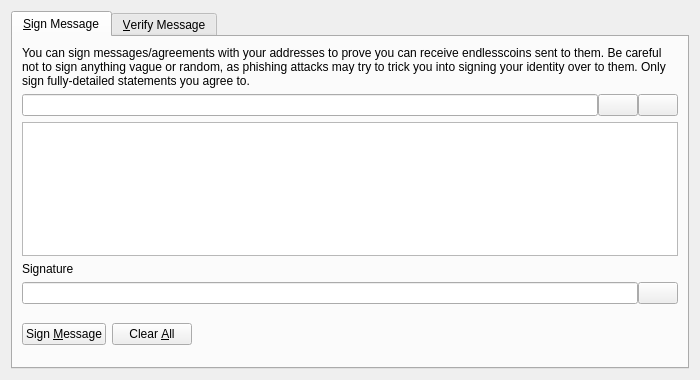
<?xml version="1.0" encoding="UTF-8"?>
<ui version="4.0">
 <class>SignVerifyMessageDialog</class>
 <widget class="QDialog" name="SignVerifyMessageDialog">
  <property name="geometry">
   <rect>
    <x>0</x>
    <y>0</y>
    <width>700</width>
    <height>380</height>
   </rect>
  </property>
  <property name="windowTitle">
   <string>Signatures - Sign / Verify a Message</string>
  </property>
  <property name="modal">
   <bool>true</bool>
  </property>
  <layout class="QVBoxLayout" name="verticalLayout">
   <item>
    <widget class="QTabWidget" name="tabWidget">
     <property name="currentIndex">
      <number>0</number>
     </property>
     <widget class="QWidget" name="tabSignMessage">
      <attribute name="title">
       <string>&amp;Sign Message</string>
      </attribute>
      <layout class="QVBoxLayout" name="verticalLayout_SM">
       <item>
        <widget class="QLabel" name="infoLabel_SM">
         <property name="text">
          <string>You can sign messages/agreements with your addresses to prove you can receive endlesscoins sent to them. Be careful not to sign anything vague or random, as phishing attacks may try to trick you into signing your identity over to them. Only sign fully-detailed statements you agree to.</string>
         </property>
         <property name="textFormat">
          <enum>Qt::PlainText</enum>
         </property>
         <property name="wordWrap">
          <bool>true</bool>
         </property>
        </widget>
       </item>
       <item>
        <layout class="QHBoxLayout" name="horizontalLayout_1_SM">
         <property name="spacing">
          <number>0</number>
         </property>
         <item>
          <widget class="QValidatedLineEdit" name="addressIn_SM">
           <property name="toolTip">
            <string>The EndessCoin address to sign the message with</string>
           </property>
          </widget>
         </item>
         <item>
          <widget class="QPushButton" name="addressBookButton_SM">
           <property name="toolTip">
            <string>Choose previously used address</string>
           </property>
           <property name="text">
            <string/>
           </property>
           <property name="icon">
            <iconset resource="../endlesscoin.qrc">
             <normaloff>:/icons/address-book</normaloff>:/icons/address-book</iconset>
           </property>
           <property name="shortcut">
            <string>Alt+A</string>
           </property>
           <property name="autoDefault">
            <bool>false</bool>
           </property>
          </widget>
         </item>
         <item>
          <widget class="QPushButton" name="pasteButton_SM">
           <property name="toolTip">
            <string>Paste address from clipboard</string>
           </property>
           <property name="text">
            <string/>
           </property>
           <property name="icon">
            <iconset resource="../endlesscoin.qrc">
             <normaloff>:/icons/editpaste</normaloff>:/icons/editpaste</iconset>
           </property>
           <property name="shortcut">
            <string>Alt+P</string>
           </property>
           <property name="autoDefault">
            <bool>false</bool>
           </property>
          </widget>
         </item>
        </layout>
       </item>
       <item>
        <widget class="QPlainTextEdit" name="messageIn_SM">
         <property name="toolTip">
          <string>Enter the message you want to sign here</string>
         </property>
        </widget>
       </item>
       <item>
        <widget class="QLabel" name="signatureLabel_SM">
         <property name="text">
          <string>Signature</string>
         </property>
         <property name="textFormat">
          <enum>Qt::PlainText</enum>
         </property>
        </widget>
       </item>
       <item>
        <layout class="QHBoxLayout" name="horizontalLayout_2_SM">
         <property name="spacing">
          <number>0</number>
         </property>
         <item>
          <widget class="QLineEdit" name="signatureOut_SM">
           <property name="font">
            <font>
             <italic>true</italic>
            </font>
           </property>
           <property name="readOnly">
            <bool>true</bool>
           </property>
          </widget>
         </item>
         <item>
          <widget class="QPushButton" name="copySignatureButton_SM">
           <property name="toolTip">
            <string>Copy the current signature to the system clipboard</string>
           </property>
           <property name="text">
            <string/>
           </property>
           <property name="icon">
            <iconset resource="../endlesscoin.qrc">
             <normaloff>:/icons/editcopy</normaloff>:/icons/editcopy</iconset>
           </property>
           <property name="autoDefault">
            <bool>false</bool>
           </property>
          </widget>
         </item>
        </layout>
       </item>
       <item>
        <layout class="QHBoxLayout" name="horizontalLayout_3_SM">
         <item>
          <widget class="QPushButton" name="signMessageButton_SM">
           <property name="toolTip">
            <string>Sign the message to prove you own this EndessCoin address</string>
           </property>
           <property name="text">
            <string>Sign &amp;Message</string>
           </property>
           <property name="icon">
            <iconset resource="../endlesscoin.qrc">
             <normaloff>:/icons/edit</normaloff>:/icons/edit</iconset>
           </property>
           <property name="autoDefault">
            <bool>false</bool>
           </property>
          </widget>
         </item>
         <item>
          <widget class="QPushButton" name="clearButton_SM">
           <property name="toolTip">
            <string>Reset all sign message fields</string>
           </property>
           <property name="text">
            <string>Clear &amp;All</string>
           </property>
           <property name="icon">
            <iconset resource="../endlesscoin.qrc">
             <normaloff>:/icons/remove</normaloff>:/icons/remove</iconset>
           </property>
           <property name="autoDefault">
            <bool>false</bool>
           </property>
          </widget>
         </item>
         <item>
          <spacer name="horizontalSpacer_1_SM">
           <property name="orientation">
            <enum>Qt::Horizontal</enum>
           </property>
           <property name="sizeHint" stdset="0">
            <size>
             <width>40</width>
             <height>48</height>
            </size>
           </property>
          </spacer>
         </item>
         <item>
          <widget class="QLabel" name="statusLabel_SM">
           <property name="font">
            <font>
             <weight>75</weight>
             <bold>true</bold>
            </font>
           </property>
           <property name="text">
            <string/>
           </property>
           <property name="wordWrap">
            <bool>true</bool>
           </property>
          </widget>
         </item>
         <item>
          <spacer name="horizontalSpacer_2_SM">
           <property name="orientation">
            <enum>Qt::Horizontal</enum>
           </property>
           <property name="sizeHint" stdset="0">
            <size>
             <width>40</width>
             <height>48</height>
            </size>
           </property>
          </spacer>
         </item>
        </layout>
       </item>
      </layout>
     </widget>
     <widget class="QWidget" name="tabVerifyMessage">
      <attribute name="title">
       <string>&amp;Verify Message</string>
      </attribute>
      <layout class="QVBoxLayout" name="verticalLayout_VM">
       <item>
        <widget class="QLabel" name="infoLabel_VM">
         <property name="text">
          <string>Enter the receiver's address, message (ensure you copy line breaks, spaces, tabs, etc. exactly) and signature below to verify the message. Be careful not to read more into the signature than what is in the signed message itself, to avoid being tricked by a man-in-the-middle attack. Note that this only proves the signing party receives with the address, it cannot prove sendership of any transaction!</string>
         </property>
         <property name="textFormat">
          <enum>Qt::PlainText</enum>
         </property>
         <property name="alignment">
          <set>Qt::AlignLeading|Qt::AlignLeft|Qt::AlignTop</set>
         </property>
         <property name="wordWrap">
          <bool>true</bool>
         </property>
        </widget>
       </item>
       <item>
        <layout class="QHBoxLayout" name="horizontalLayout_1_VM">
         <property name="spacing">
          <number>0</number>
         </property>
         <item>
          <widget class="QValidatedLineEdit" name="addressIn_VM">
           <property name="toolTip">
            <string>The EndessCoin address the message was signed with</string>
           </property>
          </widget>
         </item>
         <item>
          <widget class="QPushButton" name="addressBookButton_VM">
           <property name="toolTip">
            <string>Choose previously used address</string>
           </property>
           <property name="text">
            <string/>
           </property>
           <property name="icon">
            <iconset resource="../endlesscoin.qrc">
             <normaloff>:/icons/address-book</normaloff>:/icons/address-book</iconset>
           </property>
           <property name="shortcut">
            <string>Alt+A</string>
           </property>
           <property name="autoDefault">
            <bool>false</bool>
           </property>
          </widget>
         </item>
        </layout>
       </item>
       <item>
        <widget class="QPlainTextEdit" name="messageIn_VM"/>
       </item>
       <item>
        <widget class="QValidatedLineEdit" name="signatureIn_VM"/>
       </item>
       <item>
        <layout class="QHBoxLayout" name="horizontalLayout_2_VM">
         <item>
          <widget class="QPushButton" name="verifyMessageButton_VM">
           <property name="toolTip">
            <string>Verify the message to ensure it was signed with the specified EndessCoin address</string>
           </property>
           <property name="text">
            <string>Verify &amp;Message</string>
           </property>
           <property name="icon">
            <iconset resource="../endlesscoin.qrc">
             <normaloff>:/icons/transaction_0</normaloff>:/icons/transaction_0</iconset>
           </property>
           <property name="autoDefault">
            <bool>false</bool>
           </property>
          </widget>
         </item>
         <item>
          <widget class="QPushButton" name="clearButton_VM">
           <property name="toolTip">
            <string>Reset all verify message fields</string>
           </property>
           <property name="text">
            <string>Clear &amp;All</string>
           </property>
           <property name="icon">
            <iconset resource="../endlesscoin.qrc">
             <normaloff>:/icons/remove</normaloff>:/icons/remove</iconset>
           </property>
           <property name="autoDefault">
            <bool>false</bool>
           </property>
          </widget>
         </item>
         <item>
          <spacer name="horizontalSpacer_1_VM">
           <property name="orientation">
            <enum>Qt::Horizontal</enum>
           </property>
           <property name="sizeHint" stdset="0">
            <size>
             <width>40</width>
             <height>48</height>
            </size>
           </property>
          </spacer>
         </item>
         <item>
          <widget class="QLabel" name="statusLabel_VM">
           <property name="font">
            <font>
             <weight>75</weight>
             <bold>true</bold>
            </font>
           </property>
           <property name="text">
            <string/>
           </property>
           <property name="wordWrap">
            <bool>true</bool>
           </property>
          </widget>
         </item>
         <item>
          <spacer name="horizontalSpacer_2_VM">
           <property name="orientation">
            <enum>Qt::Horizontal</enum>
           </property>
           <property name="sizeHint" stdset="0">
            <size>
             <width>40</width>
             <height>48</height>
            </size>
           </property>
          </spacer>
         </item>
        </layout>
       </item>
      </layout>
     </widget>
    </widget>
   </item>
  </layout>
 </widget>
 <customwidgets>
  <customwidget>
   <class>QValidatedLineEdit</class>
   <extends>QLineEdit</extends>
   <header>qvalidatedlineedit.h</header>
  </customwidget>
 </customwidgets>
 <resources>
  <include location="../endlesscoin.qrc"/>
 </resources>
 <connections/>
</ui>
